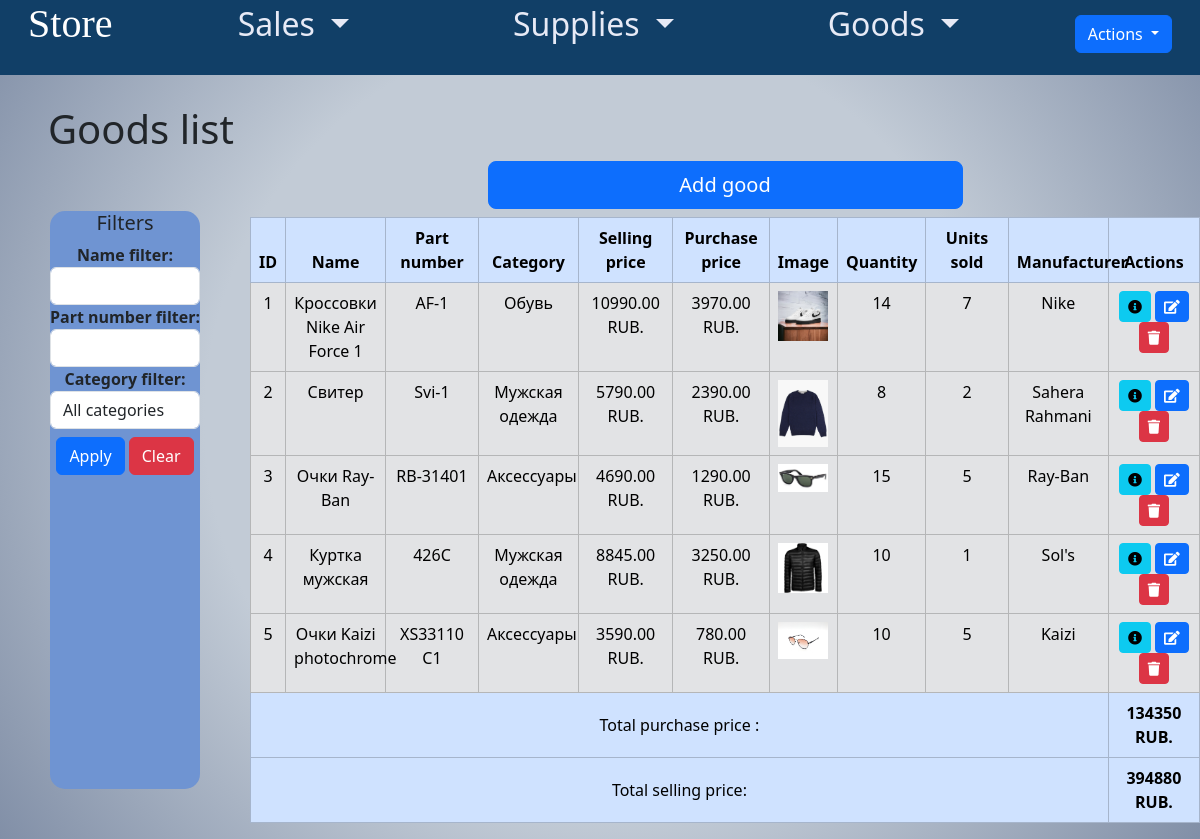
Page /goods_list/ (signed in) on the earlier database version.
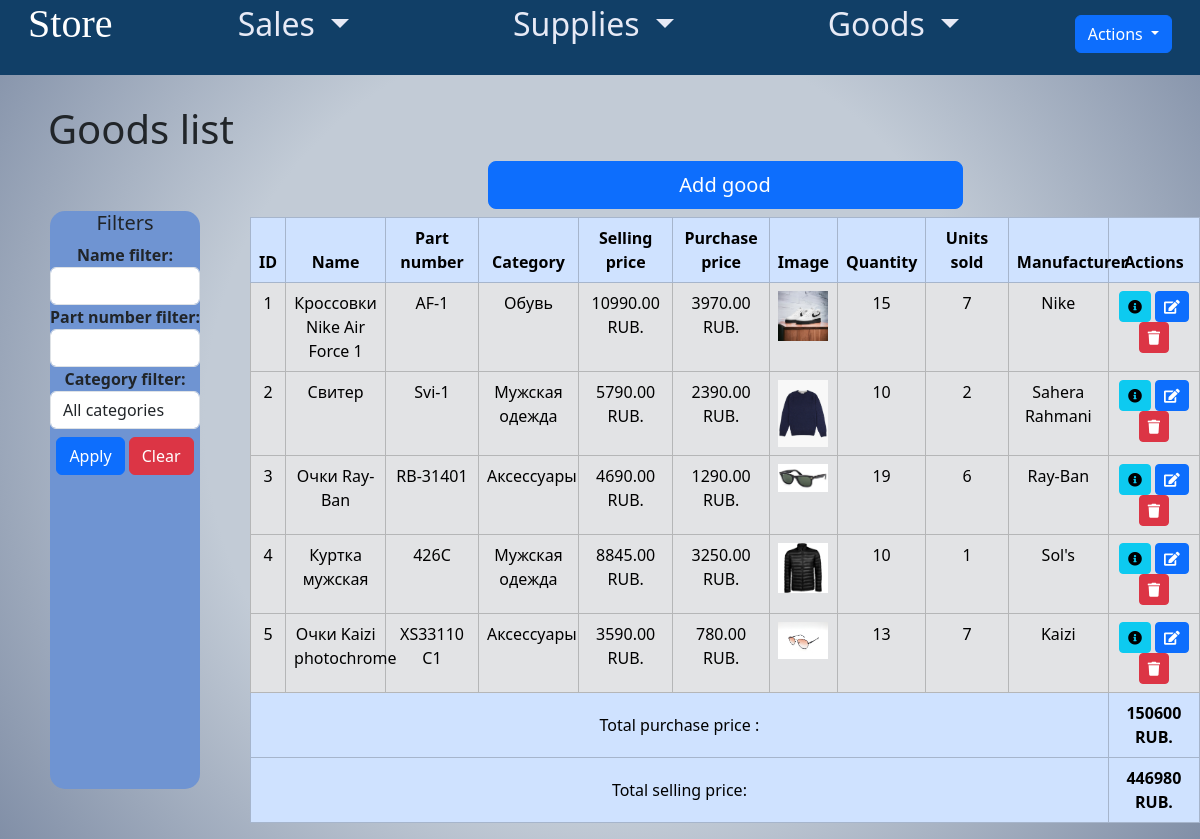
Same page on the later database version.
### app_store/models.py (models this page shows, shortened)
class Good(models.Model):
    name = models.CharField(max_length=30, db_index=True,
                            verbose_name='название товара')
    part_number = models.CharField(max_length=10, verbose_name='артикул', default='')
    category = models.ForeignKey(GoodCategory, on_delete=models.CASCADE,
                                 verbose_name='категория',
                                 null=True)
    selling_price = models.DecimalField(max_digits=10, decimal_places=2,verbose_name='цена продажи')
    purchase_price = models.DecimalField(max_digits=10, decimal_places=2,verbose_name='закупочная цена')
    description = models.TextField(verbose_name='описание товара')
    image = models.ImageField(upload_to='goods/',
                              verbose_name='картинка товара',blank=True, null=True)
    quantity = models.IntegerField(verbose_name='кол-во товара', default=0)
    sold_quantity = models.IntegerField(default=0, verbose_name='кол-во продано')
    manufacturer = models.CharField(max_length=30, verbose_name='производитель')
    class Meta:
        db_table = 'good'
        verbose_name = 'товар'
        verbose_name_plural = 'товары'

class GoodCategory(models.Model):
    name = models.CharField(verbose_name='категория товара', max_length=50,
                            db_index=True)
    class Meta:
        db_table = 'category'
        verbose_name = 'категория'
        verbose_name_plural = 'категории'
    def __str__(self):
        return f'{self.name}'

### app_store/views.py (the view, shortened to what this page needs)
# urls.py: path('goods_list/', GoodsListView.as_view(), name='goods_list'),
class GoodsListView(LoginRequiredMixin, View):
    def get(self, request):
        goods = Good.objects.all()
        categories = GoodCategory.objects.all()
        selected_category = request.GET.get('category')
        name_filter = request.GET.get('name')
        part_number_filter = request.GET.get('part_number')
        if 'clear_filters' in request.GET:
            selected_category = None
            name_filter = ''
            part_number_filter = ''
        if selected_category:
            goods = goods.filter(category__id=selected_category)
        if name_filter:
            goods = goods.filter(name__icontains=name_filter)
        if part_number_filter:
            goods = goods.filter(part_number__icontains=part_number_filter)
        total_selling_price = goods.aggregate(total=Sum(F('selling_price') * F('quantity')))['total'] or 0
        total_purchase_price = goods.aggregate(total=Sum(F('purchase_price') * F('quantity')))['total'] or 0
        form = GoodForm()
        return render(request, 'app_store/goods_list.html', {
            'goods': goods,
            'form': form,
            'categories': categories,
            'selected_category': selected_category,
            'name_filter': name_filter,
            'part_number_filter': part_number_filter,
            'total_purchase_price': total_purchase_price,
            'total_selling_price': total_selling_price
        })

### app_store/templates/app_store/goods_list.html (shortened to what the changed rows need)
{% extends 'app_store/base.html' %}
{% load static %}
{% load i18n %}
{% block links %}
    <link rel="stylesheet" type="text/css" href="{% static 'app_store/css/style1.css' %}">
    <link rel="stylesheet" href="https://cdn.jsdelivr.net/npm/bootstrap@5.3.2/dist/css/bootstrap.min.css">
    <link rel="stylesheet" href="https://cdnjs.cloudflare.com/ajax/libs/font-awesome/5.15.3/css/all.min.css">
{% endblock %}
{% block content %}
  <h1 class="ms-5">{% trans "Список товаров" %}</h1>
<div style="display: flex;" >
      <div class="tableContainer">
        <table class="table table-secondary table-hover table-bordered text-center">
          <thead class="table-primary">
            <tr>
              <th>ID</th>
              <th>{% trans "Название" %}</th>
              <th>{% trans "Артикул" %}</th>
              <th>{% trans "Категория" %}</th>
              <th>{% trans "Цена продажи" %}</th>
              <th>{% trans "Закупочная цена" %}</th>
              <th>{% trans "Изображение" %}</th>
              <th>{% trans "Количество" %}</th>
              <th>{% trans "Продано" %}</th>
              <th>{% trans "Производитель" %}</th>
              <th>{% trans "Действия" %}</th>
            </tr>
          </thead>
          <tbody>
            {% for good in goods %}
              <tr>
                <td>{{ good.id }}</td>
                <td>{{ good.name }}</td>
                <td>{{ good.part_number }}</td>
                <td>{{ good.category }}</td>
                <td>{{ good.selling_price }} RUB.</td>
                <td>{{ good.purchase_price }} RUB.</td>
                <td>{% if good.image %}<img src="{{ good.image.url }}" alt="{{ good.name }}" width="50">{% endif %}</td>
                <td>{{ good.quantity }}</td>
                <td>{{ good.sold_quantity }}</td>
                <td>{{ good.manufacturer }}</td>
                <td>
                <a href="{% url 'good_detail' good.id %}" class="btn btn-info btn-sm" title="Подробнее">
                    <i class="fas fa-info-circle"></i>
                </a>
                <button type="button" class="btn btn-primary btn-sm" onclick="location.href='{% url 'edit_good' good.id %}'" title="Редактировать">
                    <i class="fas fa-edit"></i>
                  </button>
                <form method="post" action="{% url 'delete_good' good.id %}" style="display: inline;">
                  <button type="submit" class="btn btn-danger btn-sm" title="Удалить">
                    <i class="fas fa-trash"></i>
                  </button>
                </form>
                </td>
              </tr>
            {% empty %}
              <tr>
                <td colspan="12">{% trans "Нет товаров" %}</td>
              </tr>
            {% endfor %}
          </tbody>
            <tfoot class="table-primary">
                 <tr>
                     <td> <strong>{{ total_purchase_price }} RUB. </strong></td>
                </tr>
                <tr>
                    <td> <strong>{{ total_selling_price }} RUB.</strong></td>
                </tr>
            </tfoot>
        </table>
      </div>
    </div>
{% endblock %}

Differences in the rows shown:
changed Good "Кроccовки Nike Air Force 1": quantity "14" → "15"
changed Good "Свитер": quantity "8" → "10"
changed Good "Очки Ray-Ban": quantity "15" → "19"; sold_quantity "5" → "6"
changed Good "Очки Kaizi photochrome": quantity "10" → "13"; sold_quantity "5" → "7"
Other differences:
{{ total_purchase_price }}: "134350" → "150600"
{{ total_selling_price }}: "394880" → "446980"
